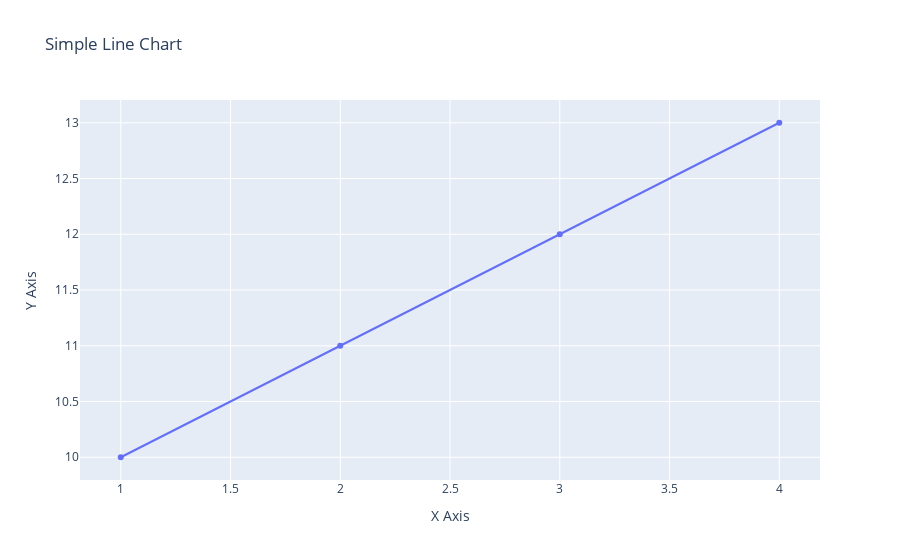

Here is the notebook cell this chart was saved with:
### Code cell
import plotly.graph_objects as go

# Data
trace = go.Scatter(x=[1, 2, 3, 4], y=[10, 11, 12, 13])

# Layout
layout = go.Layout(title='Simple Line Chart', xaxis=dict(title='X Axis'), yaxis=dict(title='Y Axis'))

# Figure
fig = go.Figure(data=[trace], layout=layout)

# Plot
fig.show()

### Figure 1 — Plotly figure (JSON) as saved in the notebook; plotly's stock layout.template omitted (floating-point values rounded to 4 significant figures)
{"data": [{"type": "scatter", "x": [1, 2, 3, 4], "y": [10, 11, 12, 13]}], "layout": {"title": {"text": "Simple Line Chart"}, "xaxis": {"title": {"text": "X Axis"}}, "yaxis": {"title": {"text": "Y Axis"}}}}
